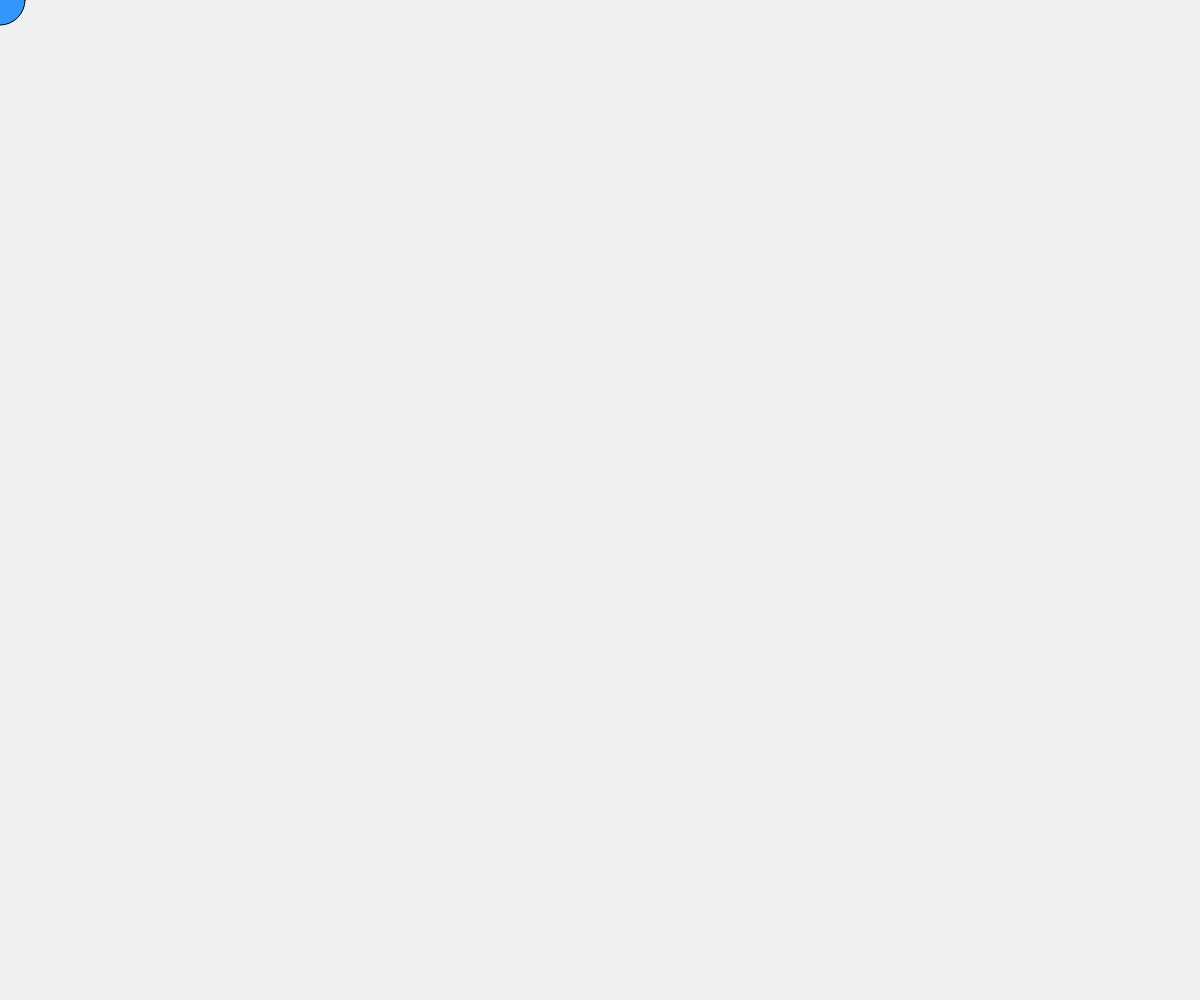
Frame 1 (no input)
Frame 60 (no input): identical to frame 1, image omitted
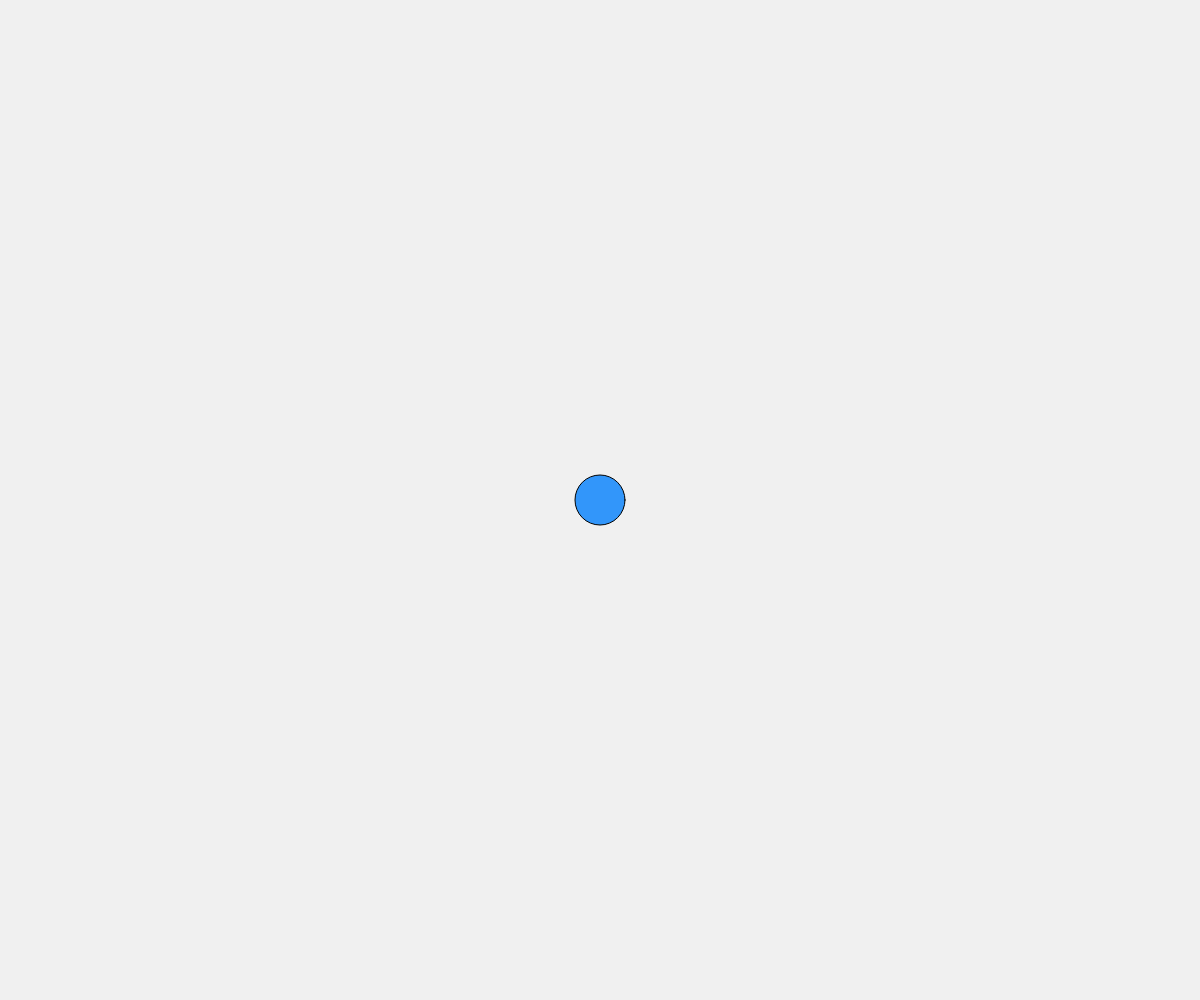
Frame 120 (the mouse pressed at the canvas centre since frame 60)

The p5.js sketch that drew these frames (run headless with seeded random() and noise() and a simulated clock; from frame 60 on, the mouse is pressed at the canvas centre):

// p5.js sketch
// ── sketch.js
function setup() {
  createCanvas(windowWidth, windowHeight);

  // 진단용 임시 로그 (원인 확인 후 지울 것)
  window.addEventListener('pointerdown', (e) => {
    console.log('[진단] raw pointerdown 발생 - type:', e.pointerType, 'x:', e.clientX, 'y:', e.clientY);
  });
  window.addEventListener('touchstart', (e) => {
    console.log('[진단] raw touchstart 발생 - 손가락 개수:', e.touches.length);
  });
}

function draw() {
  background(240);
  fill(50, 150, 250);
  circle(mouseX, mouseY, 50);
}

function mousePressed() {
  console.log('[진단] p5 mousePressed 발생 - mouseX:', mouseX, 'mouseY:', mouseY);
}
